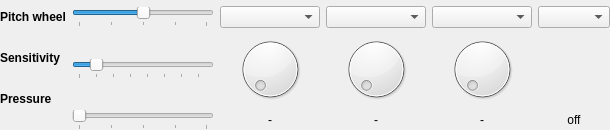
<?xml version="1.0" encoding="UTF-8"?>
<ui version="4.0">
 <class>ControllerArea</class>
 <widget class="QWidget" name="ControllerArea">
  <property name="geometry">
   <rect>
    <x>0</x>
    <y>0</y>
    <width>610</width>
    <height>130</height>
   </rect>
  </property>
  <property name="minimumSize">
   <size>
    <width>0</width>
    <height>130</height>
   </size>
  </property>
  <property name="maximumSize">
   <size>
    <width>16777215</width>
    <height>130</height>
   </size>
  </property>
  <property name="windowTitle">
   <string>Form</string>
  </property>
  <layout class="QGridLayout" name="gridLayout">
   <property name="leftMargin">
    <number>0</number>
   </property>
   <property name="topMargin">
    <number>6</number>
   </property>
   <property name="rightMargin">
    <number>0</number>
   </property>
   <property name="bottomMargin">
    <number>0</number>
   </property>
   <item row="2" column="5">
    <widget class="QLabel" name="labelValue3">
     <property name="text">
      <string notr="true">-</string>
     </property>
     <property name="alignment">
      <set>Qt::AlignCenter</set>
     </property>
    </widget>
   </item>
   <item row="0" column="5">
    <widget class="ComboCC" name="comboControl3">
     <property name="maximumSize">
      <size>
       <width>150</width>
       <height>16777215</height>
      </size>
     </property>
    </widget>
   </item>
   <item row="1" column="5">
    <widget class="QDial" name="knob3">
     <property name="maximum">
      <number>127</number>
     </property>
    </widget>
   </item>
   <item row="2" column="2">
    <widget class="QSlider" name="sliderPressure">
     <property name="maximum">
      <number>127</number>
     </property>
     <property name="orientation">
      <enum>Qt::Horizontal</enum>
     </property>
     <property name="tickPosition">
      <enum>QSlider::TicksBelow</enum>
     </property>
     <property name="tickInterval">
      <number>32</number>
     </property>
    </widget>
   </item>
   <item row="1" column="2">
    <widget class="QSlider" name="sliderSensitivity">
     <property name="maximum">
      <number>1500</number>
     </property>
     <property name="pageStep">
      <number>100</number>
     </property>
     <property name="value">
      <number>200</number>
     </property>
     <property name="orientation">
      <enum>Qt::Horizontal</enum>
     </property>
     <property name="tickPosition">
      <enum>QSlider::TicksBelow</enum>
     </property>
     <property name="tickInterval">
      <number>200</number>
     </property>
    </widget>
   </item>
   <item row="1" column="6">
    <widget class="QPushButton" name="push4">
     <property name="sizePolicy">
      <sizepolicy hsizetype="Preferred" vsizetype="Preferred">
       <horstretch>0</horstretch>
       <verstretch>0</verstretch>
      </sizepolicy>
     </property>
     <property name="cursor">
      <cursorShape>PointingHandCursor</cursorShape>
     </property>
     <property name="text">
      <string notr="true"/>
     </property>
     <property name="iconSize">
      <size>
       <width>36</width>
       <height>36</height>
      </size>
     </property>
     <property name="flat">
      <bool>true</bool>
     </property>
    </widget>
   </item>
   <item row="2" column="3">
    <widget class="QLabel" name="labelValue1">
     <property name="text">
      <string notr="true">-</string>
     </property>
     <property name="alignment">
      <set>Qt::AlignCenter</set>
     </property>
    </widget>
   </item>
   <item row="2" column="4">
    <widget class="QLabel" name="labelValue2">
     <property name="text">
      <string notr="true">-</string>
     </property>
     <property name="alignment">
      <set>Qt::AlignCenter</set>
     </property>
    </widget>
   </item>
   <item row="1" column="4">
    <widget class="QDial" name="knob2">
     <property name="maximum">
      <number>127</number>
     </property>
    </widget>
   </item>
   <item row="0" column="4">
    <widget class="ComboCC" name="comboControl2">
     <property name="maximumSize">
      <size>
       <width>150</width>
       <height>16777215</height>
      </size>
     </property>
    </widget>
   </item>
   <item row="0" column="6">
    <widget class="ComboCC" name="comboControl4">
     <property name="maximumSize">
      <size>
       <width>150</width>
       <height>16777215</height>
      </size>
     </property>
    </widget>
   </item>
   <item row="2" column="6">
    <widget class="QLabel" name="labelValue4">
     <property name="text">
      <string notr="true">off</string>
     </property>
     <property name="alignment">
      <set>Qt::AlignCenter</set>
     </property>
    </widget>
   </item>
   <item row="0" column="2">
    <widget class="QSlider" name="sliderPitchWheel">
     <property name="minimumSize">
      <size>
       <width>100</width>
       <height>0</height>
      </size>
     </property>
     <property name="maximum">
      <number>127</number>
     </property>
     <property name="value">
      <number>64</number>
     </property>
     <property name="orientation">
      <enum>Qt::Horizontal</enum>
     </property>
     <property name="tickPosition">
      <enum>QSlider::TicksBelow</enum>
     </property>
     <property name="tickInterval">
      <number>32</number>
     </property>
    </widget>
   </item>
   <item row="1" column="3">
    <widget class="QDial" name="knob1">
     <property name="maximum">
      <number>127</number>
     </property>
    </widget>
   </item>
   <item row="0" column="3">
    <widget class="ComboCC" name="comboControl1">
     <property name="maximumSize">
      <size>
       <width>150</width>
       <height>16777215</height>
      </size>
     </property>
    </widget>
   </item>
   <item row="0" column="1" rowspan="3">
    <layout class="QVBoxLayout" name="verticalLayout">
     <property name="spacing">
      <number>0</number>
     </property>
     <item>
      <widget class="QLabel" name="label_3">
       <property name="font">
        <font>
         <weight>75</weight>
         <bold>true</bold>
        </font>
       </property>
       <property name="text">
        <string>Pitch wheel</string>
       </property>
      </widget>
     </item>
     <item>
      <widget class="QLabel" name="labelWheelValue">
       <property name="font">
        <font>
         <pointsize>9</pointsize>
        </font>
       </property>
       <property name="text">
        <string notr="true"/>
       </property>
      </widget>
     </item>
     <item>
      <widget class="QLabel" name="label_4">
       <property name="font">
        <font>
         <weight>75</weight>
         <bold>true</bold>
        </font>
       </property>
       <property name="text">
        <string>Sensitivity</string>
       </property>
      </widget>
     </item>
     <item>
      <widget class="QLabel" name="labelSensitivityValue">
       <property name="font">
        <font>
         <pointsize>9</pointsize>
        </font>
       </property>
       <property name="text">
        <string notr="true"/>
       </property>
      </widget>
     </item>
     <item>
      <widget class="QLabel" name="label_5">
       <property name="font">
        <font>
         <weight>75</weight>
         <bold>true</bold>
        </font>
       </property>
       <property name="text">
        <string>Pressure</string>
       </property>
      </widget>
     </item>
     <item>
      <widget class="QLabel" name="labelPressureValue">
       <property name="font">
        <font>
         <pointsize>9</pointsize>
        </font>
       </property>
       <property name="text">
        <string notr="true"/>
       </property>
      </widget>
     </item>
    </layout>
   </item>
  </layout>
 </widget>
 <customwidgets>
  <customwidget>
   <class>ComboCC</class>
   <extends>QComboBox</extends>
   <header>combocc.h</header>
  </customwidget>
 </customwidgets>
 <resources/>
 <connections/>
</ui>
